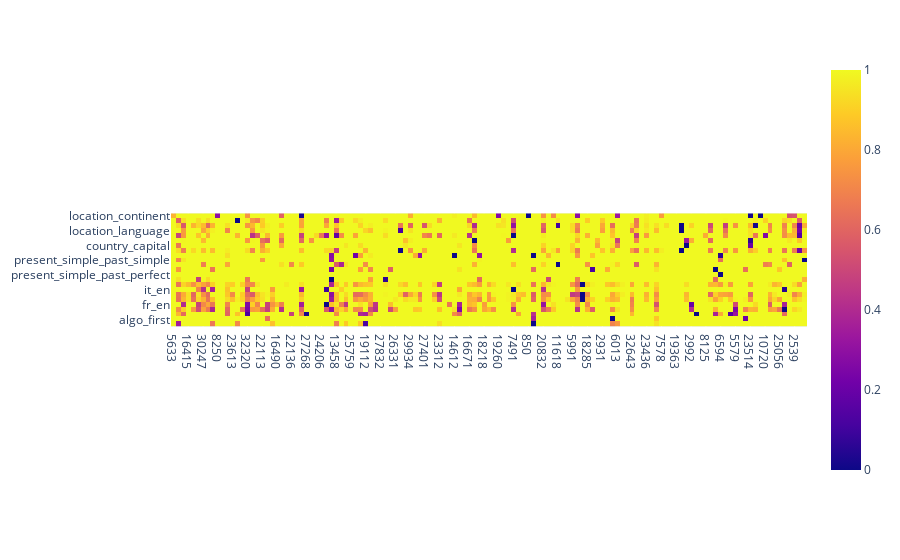

The notebook cell this image was saved under:
### Code cell
import plotly.express as px
import pandas as pd
import numpy as np

normalized_losses = {}

drop_features = []
drop_ids = [features.index(feature) for feature in drop_features]

features_dropped = [feature for feature in features if feature not in drop_features]

for task_name, losses in task_losses_positive.items():
    base_loss = losses[1]
    losses = losses[0]
    losses = np.array(losses)
    losses = np.delete(losses, drop_ids)

    losses = np.minimum(losses, base_loss)

    losses = (losses - base_loss) / base_loss
    
    max_loss = np.max(losses)
    min_loss = np.min(losses)

    losses = (losses - min_loss) / (max_loss - min_loss)
    
    # mean_loss = np.mean(losses - base_loss)

    # base_acc = losses[1][1]

    # accs = [base_acc - loss[1] for loss in losses[0]]
    normalized_losses[task_name] = losses


heatmap = np.zeros((len(task_names), len(features_dropped)))

for i, task_name in enumerate(task_names):
    for j, feature in enumerate(features_dropped):
        heatmap[i, j] = normalized_losses[task_name][j]

# heatmap /= np.mean(heatmap, axis=0, keepdims=True)



# heatmap = np.where(heatmap > 0, np.log(heatmap), -10)
# heatmap[np.isnan(heatmap)] = np.min(heatmap[np.isfinite(heatmap)])
# heatmap[np.isinf(heatmap)] = np.max(heatmap[np.isfinite(heatmap)])

# heatmap = np.clip(heatmap, -5, 5)


fig = px.imshow(heatmap, x=[str(x) for x in features_dropped], y=task_names)

fig.show()

### Figure 1 — Plotly figure (JSON) as saved in the notebook; plotly's stock layout.template omitted (floating-point values rounded to 4 significant figures; data arrays with more than 128 entries replaced by an {"elided": "..."} marker saying what was removed)
{"data": [{"coloraxis": "coloraxis", "hovertemplate": "x: %{x}<br>y: %{y}<br>color: %{z}<extra></extra>", "name": "0", "type": "heatmap", "x": {"elided": "129 str values"}, "xaxis": "x", "y": ["location_continent", "football_player_position", "location_religion", "location_language", "person_profession", "location_country", "country_capital", "person_language", "singular_plural", "present_simple_past_simple", "antonyms", "plural_singular", "present_simple_past_perfect", "present_simple_gerund", "en_it", "it_en", "en_fr", "en_es", "fr_en", "es_en", "algo_last", "algo_first", "algo_second"], "yaxis": "y", "z": {"elided": "23x129 float values"}}], "layout": {"coloraxis": {"colorscale": [[0, "#0d0887"], [0.1111, "#46039f"], [0.2222, "#7201a8"], [0.3333, "#9c179e"], [0.4444, "#bd3786"], [0.5556, "#d8576b"], [0.6667, "#ed7953"], [0.7778, "#fb9f3a"], [0.8889, "#fdca26"], [1, "#f0f921"]]}, "margin": {"t": 60}, "xaxis": {"anchor": "y", "constrain": "domain", "domain": [0, 1], "scaleanchor": "y"}, "yaxis": {"anchor": "x", "autorange": "reversed", "constrain": "domain", "domain": [0, 1]}}}
